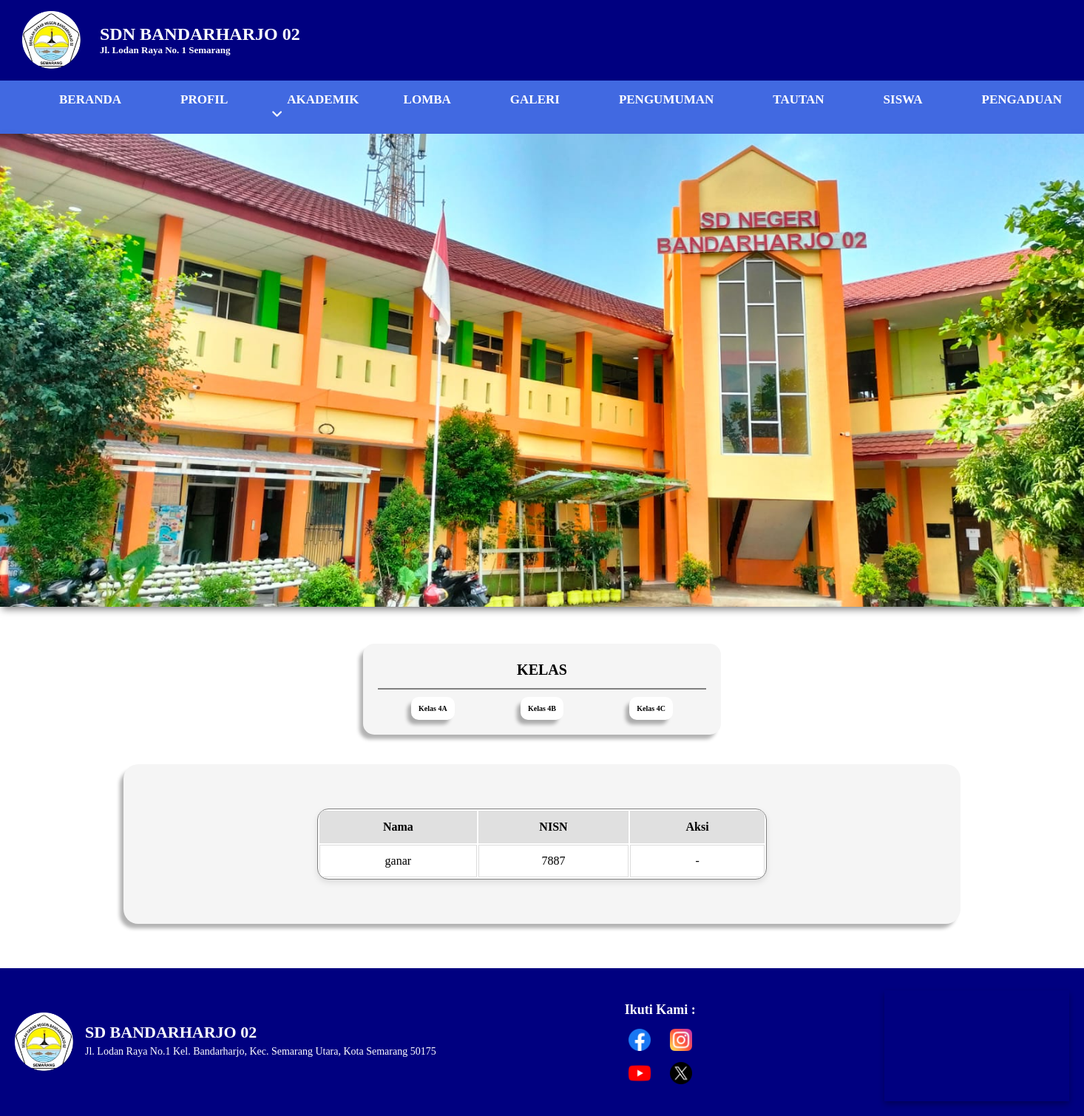
The app's page /menu/siswa/kelas/kelas4.php?kelas=4C, older data.
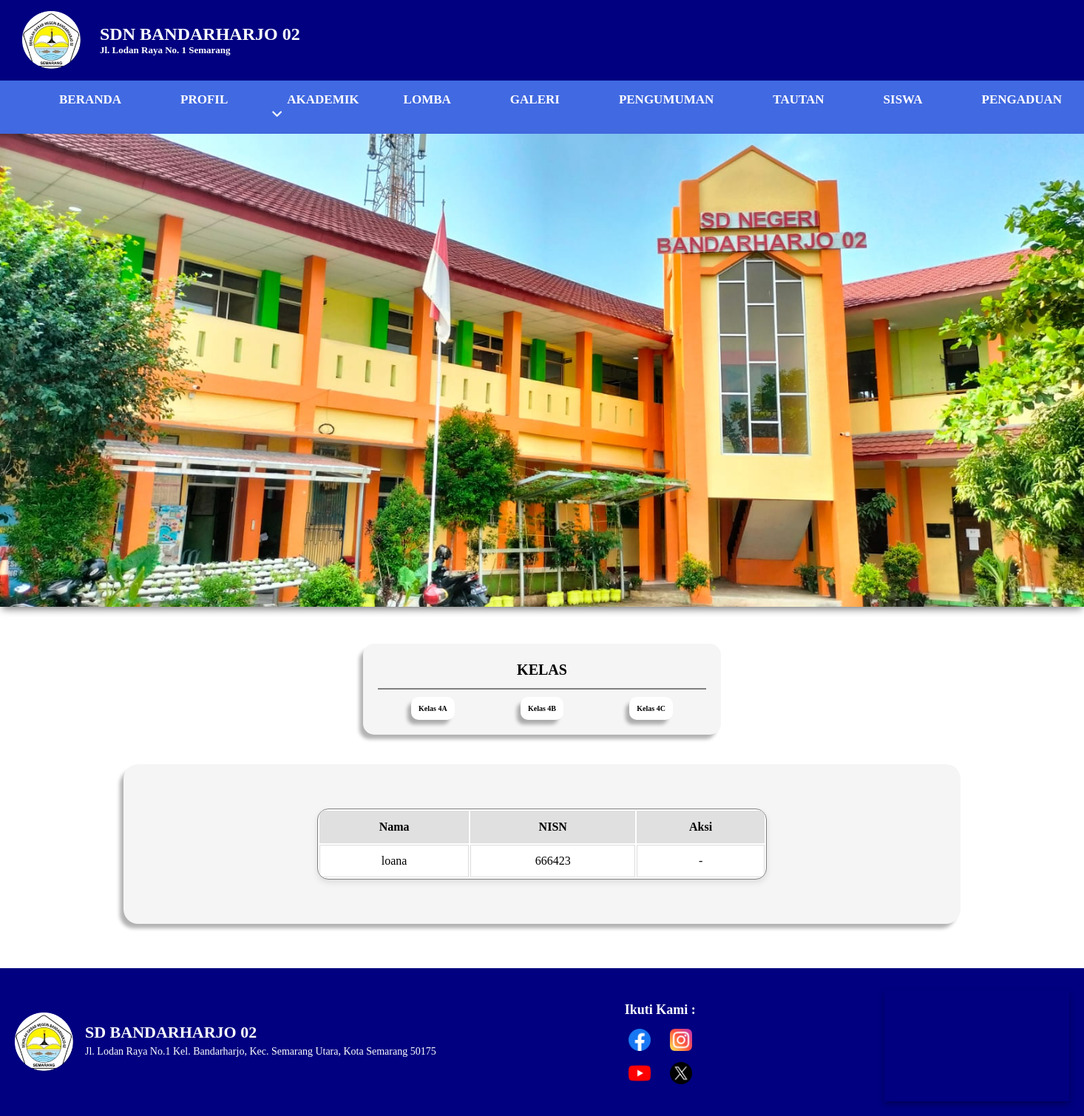
The same page, newer data.
### tables this page shows
CREATE TABLE `siswa4` (
  `id` int(11) NOT NULL,
  `nama` varchar(255) NOT NULL,
  `nisn` int(255) NOT NULL,
  `kategori` varchar(11) NOT NULL
);

### menu/siswa/kelas/kelas4.php (the view, shortened to what this page needs)
<?php
include('/bandarharjo/partials/header.php');
include('/bandarharjo/koneksi.php');
$kelas = isset($_GET['kelas']) ? $_GET['kelas'] : '4A';
$kategori = '';
if ($kelas == '4A') {
    $kategori = 'A';
} elseif ($kelas == '4B') {
    $kategori = 'B';
} elseif ($kelas == '4C') {
    $kategori = 'C';
}
$query = "SELECT * FROM siswa4 WHERE kategori='$kategori'";
$result = $conn->query($query);
?>
<link rel="stylesheet" href="/css/kelas.css">
<body>
<div class="container">
    <div class="navbar-item">
        <div class="navigation">
            <div class="title">
                <h1>KELAS</h1>
            </div>
            <div class="nav-underline"></div>
            <div class="selection">
                <div class="option" onclick="window.location.href='?kelas=4A'"><p>Kelas 4A</p></div>
                <div class="option" onclick="window.location.href='?kelas=4B'"><p>Kelas 4B</p></div>
                <div class="option" onclick="window.location.href='?kelas=4C'"><p>Kelas 4C</p></div>
            </div>
        </div>
    </div>
    <div class="table-container">
        <table>
            <thead>
                <tr>
                    <th>Nama</th>
                    <th>NISN</th>
                    <th>Aksi</th>
                </tr>
            </thead>
            <tbody>
                <?php
                if ($result->num_rows > 0) {
                    while ($siswa = $result->fetch_assoc()) {
                        echo "<tr>
                            <td>" . htmlspecialchars($siswa['nama']) . "</td>
                            <td>" . htmlspecialchars($siswa['nisn']) . "</td>
                            <td>";
                        if (isset($_SESSION['role']) && $_SESSION['role'] === 'admin') {
                            echo "
                                <div class='aksi-buttons'>
                                    <button type='button' class='btn-edit' onclick=\"showEditForm('" . addslashes($siswa['nama']) . "', '" . $siswa['nisn'] . "')\">Edit</button>
                                    <form method='POST' style='display:inline;'>
                                        <input type='hidden' name='hapus_nisn' value='" . htmlspecialchars($siswa['nisn']) . "'>
                                        <button type='submit' class='btn-hapus'>Hapus</button>
                                    </form>
                                </div>";
                        } else {
                            echo "-";
                        }
                        echo "</td></tr>";
                    }
                } else {
                    echo "<tr><td colspan='3'>Tidak ada data</td></tr>";
                }
                ?>
            </tbody>
        </table>
    </div>
</div>
<?php include '/bandarharjo/partials/footer.php'; ?>
</body>

Row changes from the older to the newer data that the page shows:
removed siswa4: nama "ganar", nisn "7887"
added siswa4: nama "loana", nisn "666423"
